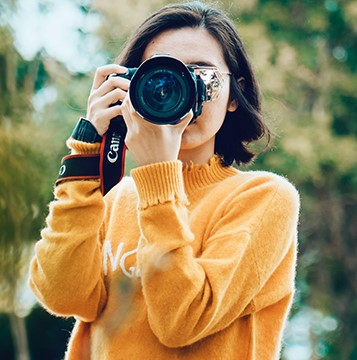
#> input picture input_image.jpg, 357 x 360 px
$ python task2_spatial_averaging.py
#> lines starting #> are read from the running program, lines starting #| are printed output that depends on the picture
import cv2
import numpy as np
import matplotlib.pyplot as plt

def apply_average_filter(image, kernel_size):
    """Apply average filter with specified kernel size."""
    kernel = np.ones((kernel_size, kernel_size), dtype=np.float32) / (kernel_size ** 2)
    filtered_image = cv2.filter2D(image, -1, kernel)
    return filtered_image

# Load image in grayscale
image = cv2.imread('input_image.jpg', cv2.IMREAD_GRAYSCALE)
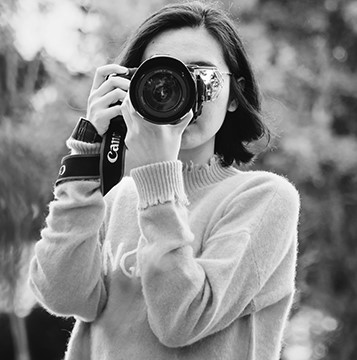
#> image: shape (360, 357); min 0, max 255, mean 137.5
if image is None:
    raise FileNotFoundError("Image not found.")

# Apply filters for different kernel sizes
result_3 = apply_average_filter(image, 3)
#> in apply_average_filter, `filtered_image = cv2.filter2D(image, -1, kernel)`:
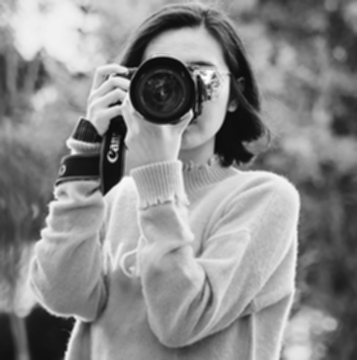
#> filtered_image: shape (360, 357); min 8, max 253, mean 137.5
result_10 = apply_average_filter(image, 10)
#> call 2 of apply_average_filter, with kernel_size = 10
#> in apply_average_filter (call 2), `filtered_image = cv2.filter2D(image, -1, kernel)`:
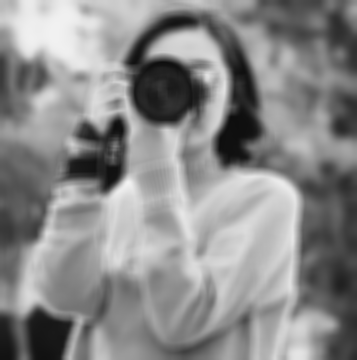
#> filtered_image: shape (360, 357); min 13, max 243, mean 137.6
result_20 = apply_average_filter(image, 20)
#> call 3 of apply_average_filter, with kernel_size = 20
#> in apply_average_filter (call 3), `filtered_image = cv2.filter2D(image, -1, kernel)`:
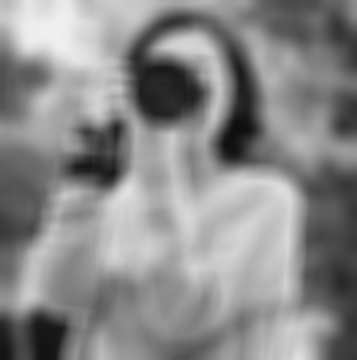
#> filtered_image: shape (360, 357); min 15, max 240, mean 137.6

# Display results
plt.figure(figsize=(15, 5))
plt.subplot(1, 4, 1), plt.imshow(image, cmap='gray'), plt.title('Original')
plt.subplot(1, 4, 2), plt.imshow(result_3, cmap='gray'), plt.title('3x3 Filter')
plt.subplot(1, 4, 3), plt.imshow(result_10, cmap='gray'), plt.title('10x10 Filter')
plt.subplot(1, 4, 4), plt.imshow(result_20, cmap='gray'), plt.title('20x20 Filter')
plt.show()

# Save results
cv2.imwrite('filter_3x3.png', result_3)
cv2.imwrite('filter_10x10.png', result_10)
cv2.imwrite('filter_20x20.png', result_20)
